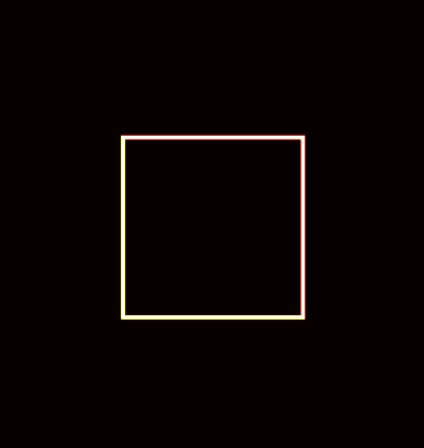
#> input picture roads/temp.jpg, 424 x 448 px
$ python inverst_image.py
#> lines starting #> are read from the running program, lines starting #| are printed output that depends on the picture; after the words box and inside, x2 and y2 are one past the last pixel; in counts of white or black regions, pixels touching at a corner belong together
from PIL import Image
import numpy as np

def process_image(input_path, output_path, threshold=128):
    """
    Load an image, invert its colors, and then apply thresholding to push colors to black or white.

    Args:
        input_path (str): Path to the input image
        output_path (str): Path where the processed image will be saved
        threshold (int): Value between 0-255 to determine black/white cutoff (default: 128)
    """
#> called with input_path = 'temp.jpg', output_path = 'temp_inverted.jpg', threshold = 128
    try:
        # Open the image
        img = Image.open(input_path)
#> img is the input picture: PIL image 424x448 RGB; mean R, G, B 12.3, 3.9, 3.3

        # Convert image to RGB if it's not already
        if img.mode != 'RGB':
            img = img.convert('RGB')

        # Convert to numpy array for easier manipulation
        img_array = np.array(img)

        # Step 1: Invert the colors (255 - original value)
        inverted_array = 255 - img_array
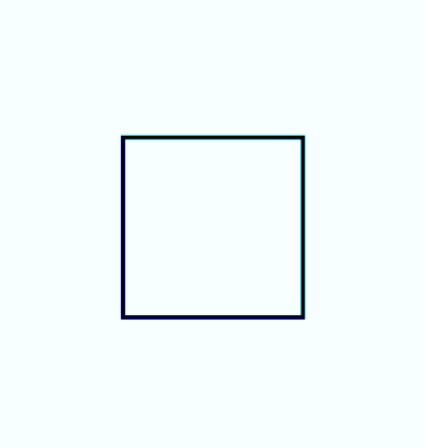
#> inverted_array: shape (448, 424, 3); mean R, G, B 242.7, 251.1, 251.7

        # Step 2: Convert to grayscale using standard luminance formula
        # Using weights: R: 0.299, G: 0.587, B: 0.114
        grayscale = np.dot(inverted_array[..., :3], [0.299, 0.587, 0.114])

        # Step 3: Apply thresholding
        binary = np.where(grayscale > threshold, 255, 0)
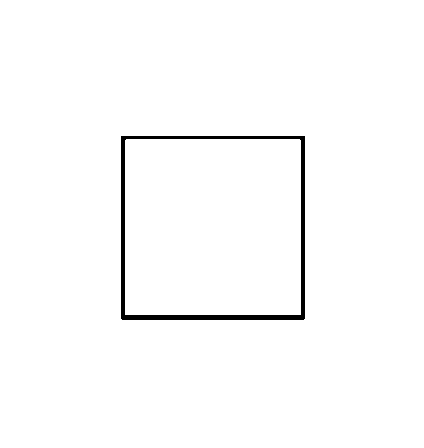
#> binary: shape (448, 424) int64; 98.5% white; 1 black region, box (x1, y1, x2, y2) and area: (121, 136, 305, 320) 2880

        # Convert back to RGB format
        binary_rgb = np.stack([binary] * 3, axis=-1)

        # Convert back to PIL Image
        final_image = Image.fromarray(binary_rgb.astype(np.uint8))

        # Save the processed image
        final_image.save(output_path)
        print(f"Successfully processed image and saved to {output_path}")

    except Exception as e:
        print(f"An error occurred: {str(e)}")


# Example usage
if __name__ == "__main__":
    input_path = "temp.jpg"  # Replace with your input image path
    output_path = "temp_inverted.jpg"  # Replace with desired output path
    process_image(input_path, output_path)
